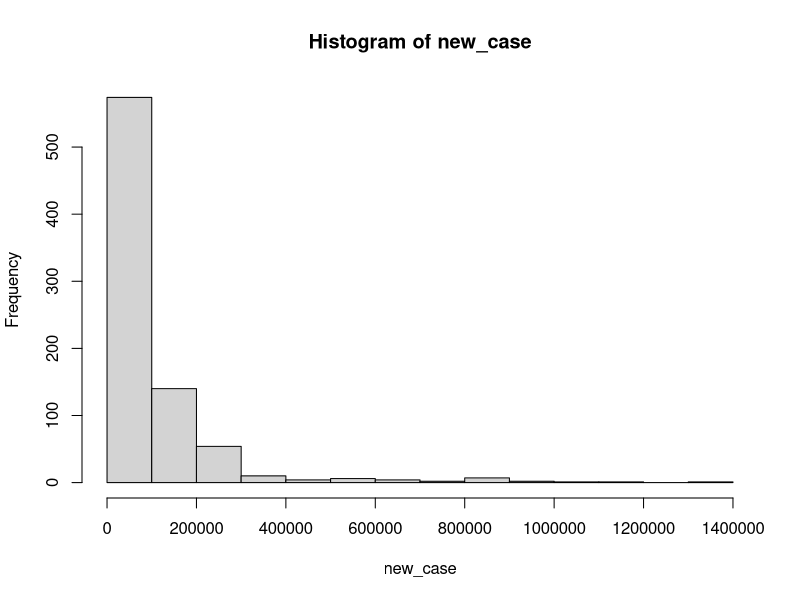
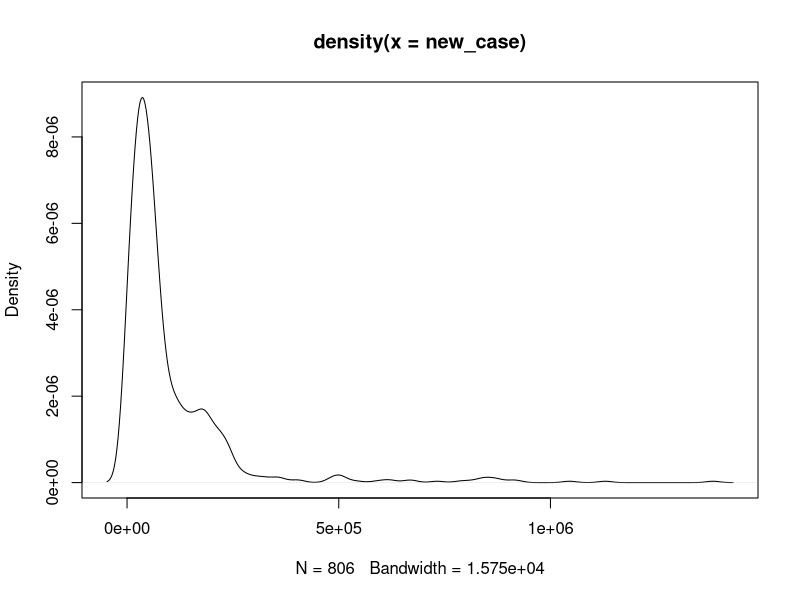

The R script that drew these images, in order:
## statistical analysis of covid data

df = read.csv('covid_dataset/us-covid19/us_total.csv', header = TRUE)

new_case = df[, c('new_cases')]

hist(new_case)

plot(density(new_case))

new_case
